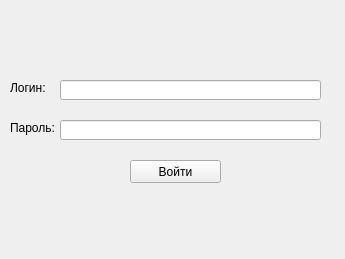
<?xml version="1.0" encoding="UTF-8"?>
<ui version="4.0">
 <class>auth</class>
 <widget class="QWidget" name="auth">
  <property name="geometry">
   <rect>
    <x>0</x>
    <y>0</y>
    <width>345</width>
    <height>259</height>
   </rect>
  </property>
  <property name="minimumSize">
   <size>
    <width>345</width>
    <height>259</height>
   </size>
  </property>
  <property name="maximumSize">
   <size>
    <width>345</width>
    <height>259</height>
   </size>
  </property>
  <property name="windowTitle">
   <string>Окно авторизации</string>
  </property>
  <widget class="QLineEdit" name="lineEdit_2">
   <property name="geometry">
    <rect>
     <x>60</x>
     <y>120</y>
     <width>261</width>
     <height>20</height>
    </rect>
   </property>
   <property name="echoMode">
    <enum>QLineEdit::Password</enum>
   </property>
  </widget>
  <widget class="QLabel" name="label_2">
   <property name="geometry">
    <rect>
     <x>10</x>
     <y>80</y>
     <width>47</width>
     <height>16</height>
    </rect>
   </property>
   <property name="text">
    <string>Логин:</string>
   </property>
  </widget>
  <widget class="QPushButton" name="pushButton">
   <property name="geometry">
    <rect>
     <x>130</x>
     <y>160</y>
     <width>91</width>
     <height>23</height>
    </rect>
   </property>
   <property name="text">
    <string>Войти</string>
   </property>
  </widget>
  <widget class="QLabel" name="label_3">
   <property name="geometry">
    <rect>
     <x>10</x>
     <y>120</y>
     <width>47</width>
     <height>16</height>
    </rect>
   </property>
   <property name="text">
    <string>Пароль:</string>
   </property>
  </widget>
  <widget class="QLineEdit" name="lineEdit">
   <property name="geometry">
    <rect>
     <x>60</x>
     <y>80</y>
     <width>261</width>
     <height>20</height>
    </rect>
   </property>
  </widget>
  <widget class="QLabel" name="label">
   <property name="geometry">
    <rect>
     <x>10</x>
     <y>50</y>
     <width>311</width>
     <height>16</height>
    </rect>
   </property>
   <property name="text">
    <string/>
   </property>
  </widget>
 </widget>
 <resources/>
 <connections/>
</ui>
